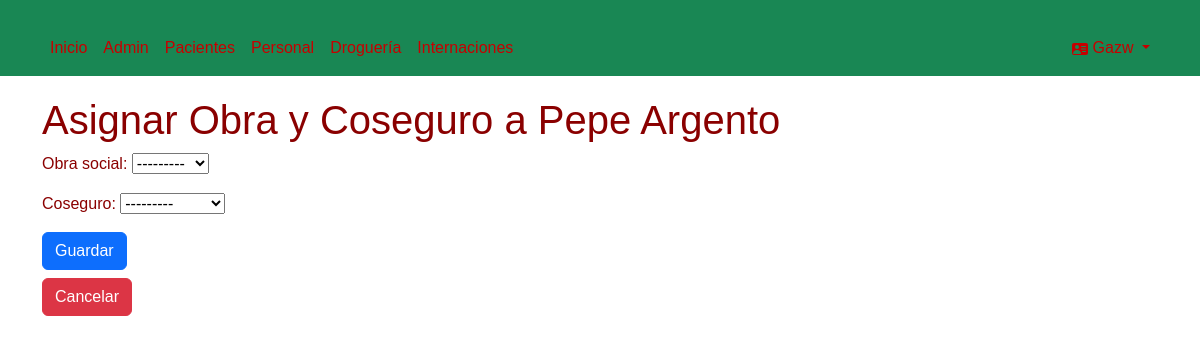
/gestion_internaciones/obra/1/ (signed in), run on an earlier commit of the app's database.
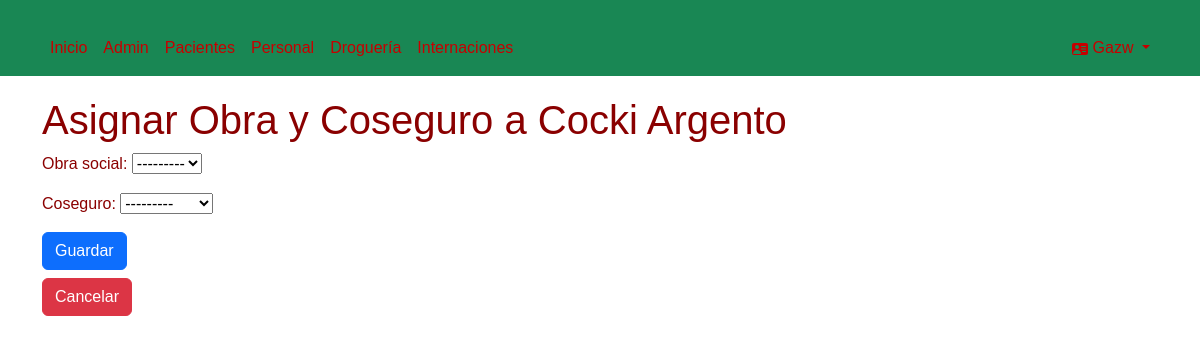
And on a later commit of the database.
### gestion_internaciones/models.py (models this page shows, shortened)
class Pacientes(models.Model):
    nombre_pac = models.CharField(max_length=30)
    apellido_pac = models.CharField(max_length=15)
    dni_pac = models.CharField(max_length=10)
    domicilio_pac = models.CharField(max_length=50)
    telefono_pac = models.CharField(max_length=12)
    estados_choices = [('1','Internado'),
    ('2', 'Alta'),
    ('3', 'Fallecido'),
    ('4', 'Espera')]
    estado_pac = models.CharField(
        max_length=10,
        choices=estados_choices, default='4'
    )

### gestion_internaciones/views.py (the view)
# urls.py: path('obra/<int:paciente_id>/', views.asignar_obra_coseguro, name='asignarObra'),
@login_required
def asignar_obra_coseguro(request, paciente_id):
    paciente = Pacientes.objects.get(id=paciente_id)
    if request.method == 'POST':
        form = AsignarObraCoseguroForm(request.POST)
        if form.is_valid():
            obra_coseguro = form.save(commit=False)
            obra_coseguro.paciente = paciente
            obra_coseguro.save()
            return redirect('listapacientes')
    else:
        form = AsignarObraCoseguroForm()
    context={
        'form': form,
        'paciente': paciente
    }
    return render(request, 'seguro/obra.html', context)

### gestion_internaciones/forms.py
class AsignarObraCoseguroForm(forms.ModelForm):
    class Meta:
        model = Obras_Pacientes
        fields = ['obra_social', 'coseguro']
    def __init__(self, *args, **kwargs):
        super(AsignarObraCoseguroForm, self).__init__(*args, **kwargs)
        obras_sociales = Obras_Sociales.objects.all()
        self.fields['obra_social'].queryset = obras_sociales
        coseguros = Coseguros.objects.all()
        self.fields['coseguro'].queryset = coseguros

### gestion_internaciones/models.py (called while the page is built)
    def __str__(self):
        return self.nombre_obra

    def __str__(self):
        return self.nombre_cos

### gestion_internaciones/templates/seguro/obra.html (shortened to what this page needs)
{% extends "base.html" %}
{% block content %}
    <h1>Asignar Obra y Coseguro a {{ paciente.nombre_pac }} {{ paciente.apellido_pac }}</h1>
    <form method="post">
        {{ form.as_p }}
        <button type="submit" class="btn btn-primary">Guardar</button>
    </form>
    <div class="mt-2">
        <a href="{% url 'listapacientes' %}">
            <button class="btn btn-danger">Cancelar</button>
        </a>
    </div>
{% endblock %}

What changed in the data, as far as the page shows it:
changed Pacientes "Argento": nombre_pac "Pepe" → "Cocki"
